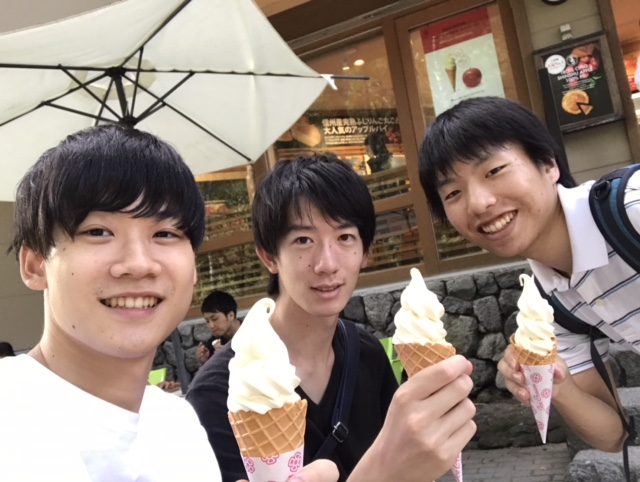
//> input picture cv/image1.jpeg, 640 x 482 px
$ ./mini image1.jpeg   (built with g++ and OpenCV 4)
//> lines starting //> are read from the running program, lines starting //| are printed output that depends on the picture
### cv/Color.hpp
#include <vector>
class Color
{
public:
  static const int black[3];
  static const int blue[3];
  static const int lightBlue[3];
  static const int red[3];
};

### cv/mini.cpp
#include <pthread.h>
#include <unistd.h>
#include <opencv/cv.h>
#include <opencv/cvaux.h>
#include <opencv/highgui.h>
#include <opencv2/opencv.hpp>
#include <iostream>
#include <vector>
#include <stdio.h>
#include <time.h>
#include <stdlib.h>
#include <algorithm>
#include <omp.h>
#include "Color.cpp"
using namespace std;
using namespace cv;

Mat src;
Mat mini;

vector<vector<int> > initPallete(int n) {
  vector<vector<int> > pallete(pow(n + 2, 3), vector<int>(3));
  int now = 0;
  for (int i = 0; i <= n; i++) {
    for (int j = 0; j <= n; j++) {
      for (int k = 0; k <= n; k++) {
	pallete[now][0] = min(i*(255 / n), 255);
	pallete[now][1] = min(j*(255 / n), 255);
	pallete[now][2] = min(k*(255 / n), 255);
	now++;
      }
    }
  }

  return pallete;
}

vector<int> nearColor(vector<vector<int> > pallete, vector<double> color) {
  double dist = 10000000000;
  int resi;
  for (int i = 0; i < pallete.size(); i++) {
    double temp = pow((pallete[i][0] - color[0]), 2) + pow((pallete[i][1] - color[1]), 2) + pow((pallete[i][2] - color[2]), 2);
    if (temp < dist) {
      dist = temp;
      resi = i;
    }
  }
  return pallete[resi];
}


int main(int argc, char** argv) {
  if(argc>=2){
    src=imread(argv[1],1);
//> src is the input picture: 482 rows x 640 cols, CV_8UC3; mean B, G, R 118.7, 128.9, 145.7
  }else{
    cout<<"画像を指定してください"<<endl;
  }
  namedWindow("src", CV_WINDOW_AUTOSIZE|CV_WINDOW_FREERATIO);
  imshow("src", src);
  cvWaitKey();
  // destroyWindow("src");

  vector<vector<int> > pallete = initPallete(5);

  int rows = src.rows;
//> rows = 482
  int cols = src.cols;
//> cols = 640
  const int blockNum = rows / 5;
//> blockNum = 96
  cout << rows << " " << cols << endl;
//| 482 640
  Mat mini(blockNum, blockNum, CV_8UC3);
  vector<vector<vector<double> > > color(blockNum, vector<vector<double> >(blockNum, vector<double>(4, 0)));

  // srcとminiの位置の対応準備
  map<int, int> src2colorI, src2colorJ;
  int y = 0;
  for (int i = 0; i < blockNum; i++) {
    for (int j = 0; j < rows / blockNum; j++) {
      src2colorI[y] = i;
      y++;
    }
    if (i < rows % blockNum) {
      src2colorI[y] = i;
      y++;
    }
  }
//> after the loop, y = 482
  int x = 0;
  for (int i = 0; i < blockNum; i++) {
    for (int j = 0; j < cols / blockNum; j++) {
	src2colorJ[x] = i;
	x++;
    }
    if (i < cols % blockNum) {
      src2colorJ[x] = i;
      x++;
    }
  }
//> after the loop, x = 640

  //srcの色をcolorに縮小
  for (int i = 0; i < rows; i++) {
    for (int j = 0; j < cols; j++) {
      y = src2colorI[i];
      x = src2colorJ[j];
      color[y][x][0] += src.data[3*(i*cols + j)];
      color[y][x][1] += src.data[3*(i*cols + j) + 1];
      color[y][x][2] += src.data[3*(i*cols + j) + 2];
      color[y][x][3] += 1;
    }
  }
//> this loop made 482 passes
//> y on passes 1 to 3: 0, 0, 0
//> after the loop, y = 95; x = 95
  for (y = 0; y < blockNum; y++) {
    for (x = 0; x < blockNum; x++) {
      color[y][x][0] /= color[y][x][3];
      color[y][x][1] /= color[y][x][3];
      color[y][x][2] /= color[y][x][3];
    }
  }
//> this loop made 96 passes


  for (y = 0; y < blockNum; y++) {
    for (x = 0; x < blockNum; x++) {
      mini.data[3*(y*blockNum + x)] = color[y][x][0];
      mini.data[3*(y*blockNum + x) + 1] = color[y][x][1];
      mini.data[3*(y*blockNum + x) + 2] = color[y][x][2];
    }
  }
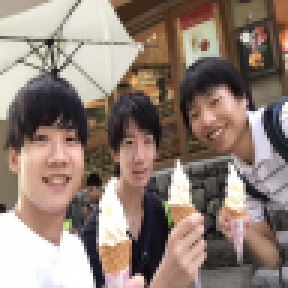
//> mini: 96 rows x 96 cols, CV_8UC3 (shown 3 times larger); mean B, G, R 117.3, 127.4, 144.2

  int bairitsu = 5;

  Mat deka(bairitsu * blockNum, bairitsu * blockNum, CV_8UC3);
  for (int y = 0; y < blockNum; y++) {
    for (int x = 0; x < blockNum; x++) {
      vector<int> temp = nearColor(pallete, color[y][x]);
      for (int i = 0; i < bairitsu; i++) {
	for (int j = 0; j < 10; j++) {
	  deka.data[3*((y * bairitsu + i)*bairitsu*blockNum + x*bairitsu + j)] = temp[0];
	  deka.data[3*((y * bairitsu + i)*bairitsu*blockNum + x*bairitsu + j) + 1] = temp[1];
	  deka.data[3*((y * bairitsu + i)*bairitsu*blockNum + x*bairitsu + j) + 2] = temp[2];
	}
      }
    }
  }
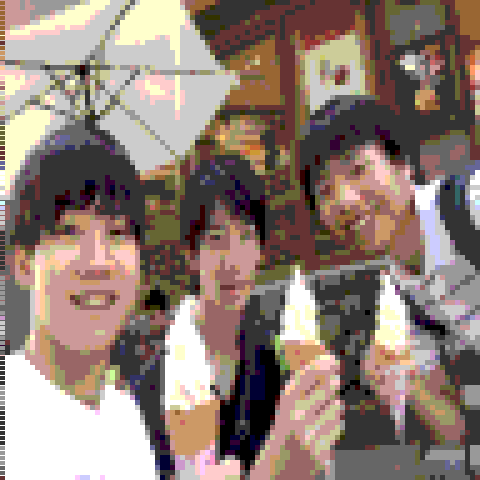
//> deka: 480 rows x 480 cols, CV_8UC3; mean B, G, R 117.5, 126.6, 144
  namedWindow("deka", CV_WINDOW_AUTOSIZE|CV_WINDOW_FREERATIO);
  imshow("deka", deka);
  char key = cvWaitKey();
//> the space key is pressed
  if (key == 's') {
    imwrite("deka.jpg", deka);
  }
}

$ run again, on cv/ore.jpg
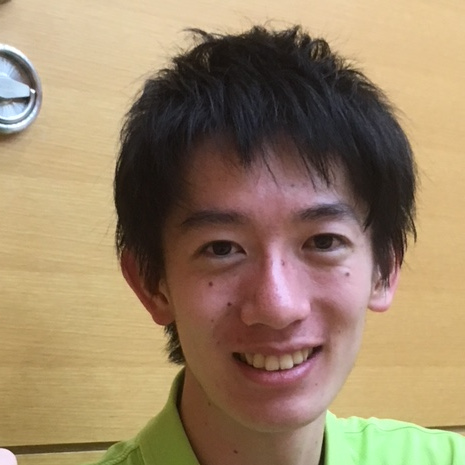
//> input picture cv/ore.jpg, 465 x 465 px
//> src is the input picture: 465 rows x 465 cols, CV_8UC3; mean B, G, R 103.3, 132.3, 154.5
//| 465 465
//> the loop `for (int i = 0; i < rows; i++)` made 465 passes
//> y on passes 1 to 3: 0, 0, 0
//> after the loop `for (int i = 0; i < rows; i++)`: y = 92
//> the loop `for (y = 0; y < blockNum; y++)` made 93 passes
//> after the loop `for (y = 0; y < blockNum; y++)`:
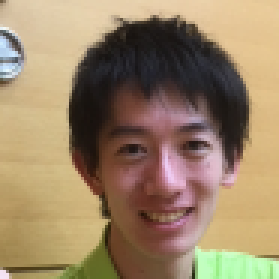
//> mini: 93 rows x 93 cols, CV_8UC3 (shown 3 times larger); mean B, G, R 102.8, 131.8, 154
//> after the loop `for (int y = 0; y < blockNum; y++)`:
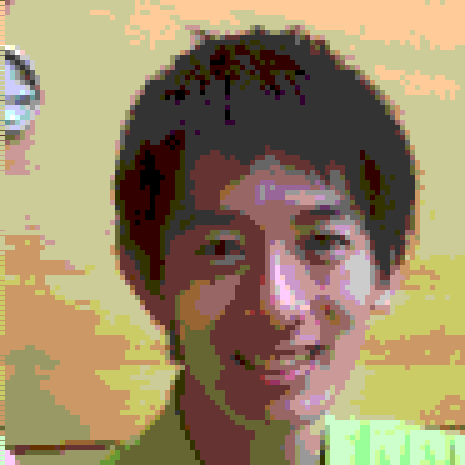
//> deka: 465 rows x 465 cols, CV_8UC3; mean B, G, R 102.9, 135.9, 154.2

$ run again, on cv/ore2.jpg
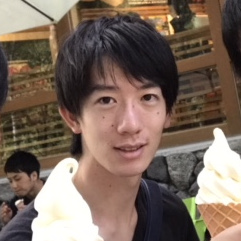
//> input picture cv/ore2.jpg, 241 x 241 px
//> src is the input picture: 241 rows x 241 cols, CV_8UC3; mean B, G, R 92, 104, 122.5
//| 241 241
//> the loop `for (int i = 0; i < rows; i++)` made 241 passes
//> y on passes 1 to 3: 0, 0, 0
//> after the loop `for (int i = 0; i < rows; i++)`: y = 47
//> the loop `for (y = 0; y < blockNum; y++)` made 48 passes
//> after the loop `for (y = 0; y < blockNum; y++)`:
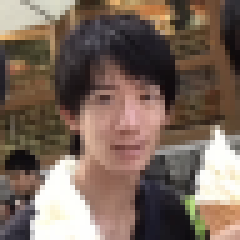
//> mini: 48 rows x 48 cols, CV_8UC3 (shown 5 times larger); mean B, G, R 91.5, 103.5, 122
//> after the loop `for (int y = 0; y < blockNum; y++)`:
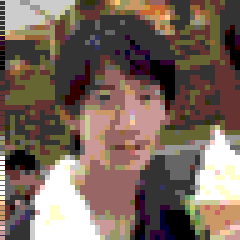
//> deka: 240 rows x 240 cols, CV_8UC3; mean B, G, R 93.1, 103.5, 122.3
